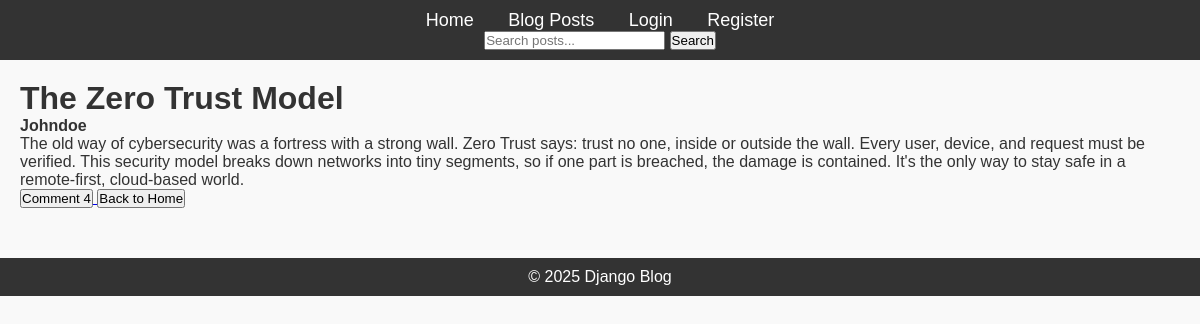
The page /blog/posts/14/ on the database its author committed.
### blog/models.py (models this page shows)
class Post(models.Model):
    title = models.CharField(max_length=200)
    content = models.TextField()
    published_date = models.DateTimeField(auto_now_add=True)
    author = models.ForeignKey(User, on_delete=models.CASCADE)
    tags = TaggableManager()

### blog/views.py (the view)
# urls.py: path('posts/<int:pk>/', PostDetailView.as_view(), name='viewing_post'),
class PostDetailView(DetailView):
    model = Post
    template_name = 'blog/blog_post.html'
    context_object_name = 'post'
    def get_context_data(self, **kwargs):
        context = super().get_context_data(**kwargs)
        context['comments'] = self.object.comments.all()
        return context

### blog/templates/blog/blog_post.html (shortened to what this page needs)
{% extends 'blog/base.html' %}
{% block content %}
    <h1>{{post.title}}</h1>
    <h4>{{ post.author|title }}</h4>
    <p>{{ post.content }}</p>
    <a href="{% url 'list_comments' pk=post.id %}">
        <button>Comment {{comments|length}} </button>
    </a>
    <a href="{% url 'home' %}">
        <button>Back to Home</button>
    </a>
{% endblock %}

### blog/static/css/styles.css (style rules this page uses)
* { margin: 0; padding: 0; box-sizing: border-box; }
body { font-family: Arial, sans-serif; background-color: #f9f9f9; color: #333; }

### rows shown on the page
Post: title "The Zero Trust Model", author "Johndoe", content "The old way of cybersecurity was a fortress with a strong wall. Zero Trust says: trust no one, inside or outside the wall. Every user, device, and request must be verified. This security model breaks down networks into tiny segments, so if one part is breached, the damage is contained. It's the only way to stay safe in a remote-first, cloud-based world."

### other values the page prints
{{ comments|length }} "4"
